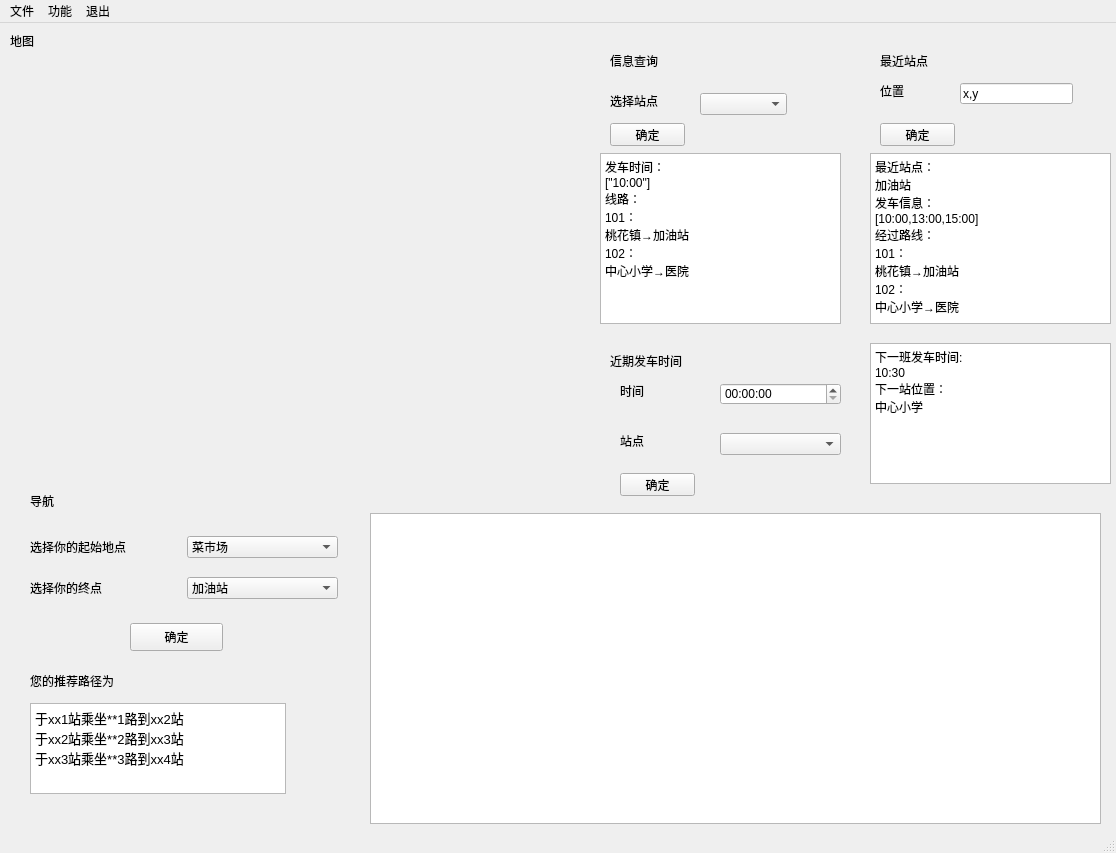
<?xml version="1.0" encoding="UTF-8"?>
<ui version="4.0">
 <class>MainWindow</class>
 <widget class="QMainWindow" name="MainWindow">
  <property name="geometry">
   <rect>
    <x>0</x>
    <y>0</y>
    <width>1116</width>
    <height>853</height>
   </rect>
  </property>
  <property name="windowTitle">
   <string>MainWindow</string>
  </property>
  <widget class="QWidget" name="centralwidget">
   <widget class="QLabel" name="label">
    <property name="geometry">
     <rect>
      <x>40</x>
      <y>30</y>
      <width>541</width>
      <height>431</height>
     </rect>
    </property>
    <property name="text">
     <string/>
    </property>
    <property name="pixmap">
     <pixmap resource="../rcc/pic.qrc">:/pic/地图2.png</pixmap>
    </property>
   </widget>
   <widget class="QLabel" name="label_2">
    <property name="geometry">
     <rect>
      <x>30</x>
      <y>470</y>
      <width>72</width>
      <height>15</height>
     </rect>
    </property>
    <property name="text">
     <string>导航</string>
    </property>
   </widget>
   <widget class="QWidget" name="gridLayoutWidget">
    <property name="geometry">
     <rect>
      <x>30</x>
      <y>500</y>
      <width>308</width>
      <height>91</height>
     </rect>
    </property>
    <layout class="QGridLayout" name="gridLayout">
     <item row="0" column="1">
      <widget class="QLabel" name="label_3">
       <property name="text">
        <string>选择你的起始地点</string>
       </property>
      </widget>
     </item>
     <item row="0" column="2">
      <widget class="QComboBox" name="comboBox">
       <item>
        <property name="text">
         <string>菜市场</string>
        </property>
       </item>
       <item>
        <property name="text">
         <string>中心小学</string>
        </property>
       </item>
       <item>
        <property name="text">
         <string>医院</string>
        </property>
       </item>
       <item>
        <property name="text">
         <string>购物中心</string>
        </property>
       </item>
       <item>
        <property name="text">
         <string>长途车站</string>
        </property>
       </item>
       <item>
        <property name="text">
         <string>政府</string>
        </property>
       </item>
       <item>
        <property name="text">
         <string>幸福小区</string>
        </property>
       </item>
       <item>
        <property name="text">
         <string>荷花镇</string>
        </property>
       </item>
       <item>
        <property name="text">
         <string>加油站</string>
        </property>
       </item>
       <item>
        <property name="text">
         <string>桃花镇</string>
        </property>
       </item>
      </widget>
     </item>
     <item row="1" column="1">
      <widget class="QLabel" name="label_4">
       <property name="text">
        <string>选择你的终点</string>
       </property>
      </widget>
     </item>
     <item row="1" column="2">
      <widget class="QComboBox" name="comboBox_2">
       <item>
        <property name="text">
         <string>加油站</string>
        </property>
       </item>
       <item>
        <property name="text">
         <string>中心小学</string>
        </property>
       </item>
       <item>
        <property name="text">
         <string>医院</string>
        </property>
       </item>
       <item>
        <property name="text">
         <string>购物中心</string>
        </property>
       </item>
       <item>
        <property name="text">
         <string>长途车站</string>
        </property>
       </item>
       <item>
        <property name="text">
         <string>政府</string>
        </property>
       </item>
       <item>
        <property name="text">
         <string>幸福小区</string>
        </property>
       </item>
       <item>
        <property name="text">
         <string>荷花镇</string>
        </property>
       </item>
       <item>
        <property name="text">
         <string>桃花镇</string>
        </property>
       </item>
       <item>
        <property name="text">
         <string>菜市场</string>
        </property>
       </item>
      </widget>
     </item>
    </layout>
   </widget>
   <widget class="QPushButton" name="pushButton">
    <property name="geometry">
     <rect>
      <x>130</x>
      <y>600</y>
      <width>93</width>
      <height>28</height>
     </rect>
    </property>
    <property name="text">
     <string>确定</string>
    </property>
   </widget>
   <widget class="QLabel" name="label_5">
    <property name="geometry">
     <rect>
      <x>30</x>
      <y>650</y>
      <width>111</width>
      <height>16</height>
     </rect>
    </property>
    <property name="text">
     <string>您的推荐路径为</string>
    </property>
   </widget>
   <widget class="QTextBrowser" name="textBrowser">
    <property name="geometry">
     <rect>
      <x>30</x>
      <y>680</y>
      <width>256</width>
      <height>91</height>
     </rect>
    </property>
    <property name="html">
     <string>&lt;!DOCTYPE HTML PUBLIC &quot;-//W3C//DTD HTML 4.0//EN&quot; &quot;http://www.w3.org/TR/REC-html40/strict.dtd&quot;&gt;
&lt;html&gt;&lt;head&gt;&lt;meta name=&quot;qrichtext&quot; content=&quot;1&quot; /&gt;&lt;style type=&quot;text/css&quot;&gt;
p, li { white-space: pre-wrap; }
&lt;/style&gt;&lt;/head&gt;&lt;body style=&quot; font-family:'SimSun'; font-size:9pt; font-weight:400; font-style:normal;&quot;&gt;
&lt;p style=&quot; margin-top:0px; margin-bottom:0px; margin-left:0px; margin-right:0px; -qt-block-indent:0; text-indent:0px;&quot;&gt;&lt;span style=&quot; font-size:10pt;&quot;&gt;于xx1站乘坐**1路到xx2站&lt;/span&gt;&lt;/p&gt;
&lt;p style=&quot; margin-top:0px; margin-bottom:0px; margin-left:0px; margin-right:0px; -qt-block-indent:0; text-indent:0px;&quot;&gt;&lt;span style=&quot; font-size:10pt;&quot;&gt;于xx2站乘坐**2路到xx3站&lt;/span&gt;&lt;/p&gt;
&lt;p style=&quot; margin-top:0px; margin-bottom:0px; margin-left:0px; margin-right:0px; -qt-block-indent:0; text-indent:0px;&quot;&gt;&lt;span style=&quot; font-size:10pt;&quot;&gt;于xx3站乘坐**3路到xx4站&lt;/span&gt;&lt;/p&gt;&lt;/body&gt;&lt;/html&gt;</string>
    </property>
   </widget>
   <widget class="QLabel" name="label_6">
    <property name="geometry">
     <rect>
      <x>10</x>
      <y>10</y>
      <width>72</width>
      <height>15</height>
     </rect>
    </property>
    <property name="text">
     <string>地图</string>
    </property>
   </widget>
   <widget class="QLabel" name="label_7">
    <property name="geometry">
     <rect>
      <x>610</x>
      <y>30</y>
      <width>72</width>
      <height>15</height>
     </rect>
    </property>
    <property name="text">
     <string>信息查询</string>
    </property>
   </widget>
   <widget class="QComboBox" name="comboBox_3">
    <property name="geometry">
     <rect>
      <x>700</x>
      <y>70</y>
      <width>87</width>
      <height>22</height>
     </rect>
    </property>
   </widget>
   <widget class="QLabel" name="label_8">
    <property name="geometry">
     <rect>
      <x>610</x>
      <y>70</y>
      <width>72</width>
      <height>15</height>
     </rect>
    </property>
    <property name="text">
     <string>选择站点</string>
    </property>
   </widget>
   <widget class="QTextBrowser" name="textBrowser_2">
    <property name="geometry">
     <rect>
      <x>600</x>
      <y>130</y>
      <width>241</width>
      <height>171</height>
     </rect>
    </property>
    <property name="html">
     <string>&lt;!DOCTYPE HTML PUBLIC &quot;-//W3C//DTD HTML 4.0//EN&quot; &quot;http://www.w3.org/TR/REC-html40/strict.dtd&quot;&gt;
&lt;html&gt;&lt;head&gt;&lt;meta name=&quot;qrichtext&quot; content=&quot;1&quot; /&gt;&lt;style type=&quot;text/css&quot;&gt;
p, li { white-space: pre-wrap; }
&lt;/style&gt;&lt;/head&gt;&lt;body style=&quot; font-family:'SimSun'; font-size:9pt; font-weight:400; font-style:normal;&quot;&gt;
&lt;p style=&quot; margin-top:0px; margin-bottom:0px; margin-left:0px; margin-right:0px; -qt-block-indent:0; text-indent:0px;&quot;&gt;发车时间：&lt;/p&gt;
&lt;p style=&quot; margin-top:0px; margin-bottom:0px; margin-left:0px; margin-right:0px; -qt-block-indent:0; text-indent:0px;&quot;&gt;[&amp;quot;10:00&amp;quot;]&lt;/p&gt;
&lt;p style=&quot; margin-top:0px; margin-bottom:0px; margin-left:0px; margin-right:0px; -qt-block-indent:0; text-indent:0px;&quot;&gt;线路：&lt;/p&gt;
&lt;p style=&quot; margin-top:0px; margin-bottom:0px; margin-left:0px; margin-right:0px; -qt-block-indent:0; text-indent:0px;&quot;&gt;101：&lt;/p&gt;
&lt;p style=&quot; margin-top:0px; margin-bottom:0px; margin-left:0px; margin-right:0px; -qt-block-indent:0; text-indent:0px;&quot;&gt;桃花镇→加油站&lt;/p&gt;
&lt;p style=&quot; margin-top:0px; margin-bottom:0px; margin-left:0px; margin-right:0px; -qt-block-indent:0; text-indent:0px;&quot;&gt;102：&lt;/p&gt;
&lt;p style=&quot; margin-top:0px; margin-bottom:0px; margin-left:0px; margin-right:0px; -qt-block-indent:0; text-indent:0px;&quot;&gt;中心小学→医院&lt;/p&gt;&lt;/body&gt;&lt;/html&gt;</string>
    </property>
   </widget>
   <widget class="QLabel" name="label_9">
    <property name="geometry">
     <rect>
      <x>880</x>
      <y>30</y>
      <width>72</width>
      <height>15</height>
     </rect>
    </property>
    <property name="text">
     <string>最近站点</string>
    </property>
   </widget>
   <widget class="QLabel" name="label_10">
    <property name="geometry">
     <rect>
      <x>880</x>
      <y>60</y>
      <width>72</width>
      <height>15</height>
     </rect>
    </property>
    <property name="text">
     <string>位置</string>
    </property>
   </widget>
   <widget class="QLineEdit" name="lineEdit">
    <property name="geometry">
     <rect>
      <x>960</x>
      <y>60</y>
      <width>113</width>
      <height>21</height>
     </rect>
    </property>
    <property name="text">
     <string>x,y</string>
    </property>
   </widget>
   <widget class="QTextBrowser" name="textBrowser_3">
    <property name="geometry">
     <rect>
      <x>870</x>
      <y>130</y>
      <width>241</width>
      <height>171</height>
     </rect>
    </property>
    <property name="html">
     <string>&lt;!DOCTYPE HTML PUBLIC &quot;-//W3C//DTD HTML 4.0//EN&quot; &quot;http://www.w3.org/TR/REC-html40/strict.dtd&quot;&gt;
&lt;html&gt;&lt;head&gt;&lt;meta name=&quot;qrichtext&quot; content=&quot;1&quot; /&gt;&lt;style type=&quot;text/css&quot;&gt;
p, li { white-space: pre-wrap; }
&lt;/style&gt;&lt;/head&gt;&lt;body style=&quot; font-family:'SimSun'; font-size:9pt; font-weight:400; font-style:normal;&quot;&gt;
&lt;p style=&quot; margin-top:0px; margin-bottom:0px; margin-left:0px; margin-right:0px; -qt-block-indent:0; text-indent:0px;&quot;&gt;最近站点：&lt;/p&gt;
&lt;p style=&quot; margin-top:0px; margin-bottom:0px; margin-left:0px; margin-right:0px; -qt-block-indent:0; text-indent:0px;&quot;&gt;加油站&lt;/p&gt;
&lt;p style=&quot; margin-top:0px; margin-bottom:0px; margin-left:0px; margin-right:0px; -qt-block-indent:0; text-indent:0px;&quot;&gt;发车信息：&lt;/p&gt;
&lt;p style=&quot; margin-top:0px; margin-bottom:0px; margin-left:0px; margin-right:0px; -qt-block-indent:0; text-indent:0px;&quot;&gt;[10:00,13:00,15:00]&lt;/p&gt;
&lt;p style=&quot; margin-top:0px; margin-bottom:0px; margin-left:0px; margin-right:0px; -qt-block-indent:0; text-indent:0px;&quot;&gt;经过路线：&lt;/p&gt;
&lt;p style=&quot; margin-top:0px; margin-bottom:0px; margin-left:0px; margin-right:0px; -qt-block-indent:0; text-indent:0px;&quot;&gt;101：&lt;/p&gt;
&lt;p style=&quot; margin-top:0px; margin-bottom:0px; margin-left:0px; margin-right:0px; -qt-block-indent:0; text-indent:0px;&quot;&gt;桃花镇→加油站&lt;/p&gt;
&lt;p style=&quot; margin-top:0px; margin-bottom:0px; margin-left:0px; margin-right:0px; -qt-block-indent:0; text-indent:0px;&quot;&gt;102：&lt;/p&gt;
&lt;p style=&quot; margin-top:0px; margin-bottom:0px; margin-left:0px; margin-right:0px; -qt-block-indent:0; text-indent:0px;&quot;&gt;中心小学→医院&lt;/p&gt;&lt;/body&gt;&lt;/html&gt;</string>
    </property>
   </widget>
   <widget class="QLabel" name="label_11">
    <property name="geometry">
     <rect>
      <x>610</x>
      <y>330</y>
      <width>101</width>
      <height>16</height>
     </rect>
    </property>
    <property name="text">
     <string>近期发车时间</string>
    </property>
   </widget>
   <widget class="QTimeEdit" name="timeEdit">
    <property name="geometry">
     <rect>
      <x>720</x>
      <y>360</y>
      <width>121</width>
      <height>22</height>
     </rect>
    </property>
   </widget>
   <widget class="QTextBrowser" name="textBrowser_5">
    <property name="geometry">
     <rect>
      <x>870</x>
      <y>320</y>
      <width>241</width>
      <height>141</height>
     </rect>
    </property>
    <property name="html">
     <string>&lt;!DOCTYPE HTML PUBLIC &quot;-//W3C//DTD HTML 4.0//EN&quot; &quot;http://www.w3.org/TR/REC-html40/strict.dtd&quot;&gt;
&lt;html&gt;&lt;head&gt;&lt;meta name=&quot;qrichtext&quot; content=&quot;1&quot; /&gt;&lt;style type=&quot;text/css&quot;&gt;
p, li { white-space: pre-wrap; }
&lt;/style&gt;&lt;/head&gt;&lt;body style=&quot; font-family:'SimSun'; font-size:9pt; font-weight:400; font-style:normal;&quot;&gt;
&lt;p style=&quot; margin-top:0px; margin-bottom:0px; margin-left:0px; margin-right:0px; -qt-block-indent:0; text-indent:0px;&quot;&gt;下一班发车时间:&lt;/p&gt;
&lt;p style=&quot; margin-top:0px; margin-bottom:0px; margin-left:0px; margin-right:0px; -qt-block-indent:0; text-indent:0px;&quot;&gt;10:30&lt;/p&gt;
&lt;p style=&quot; margin-top:0px; margin-bottom:0px; margin-left:0px; margin-right:0px; -qt-block-indent:0; text-indent:0px;&quot;&gt;下一站位置：&lt;/p&gt;
&lt;p style=&quot; margin-top:0px; margin-bottom:0px; margin-left:0px; margin-right:0px; -qt-block-indent:0; text-indent:0px;&quot;&gt;中心小学&lt;/p&gt;&lt;/body&gt;&lt;/html&gt;</string>
    </property>
   </widget>
   <widget class="QComboBox" name="comboBox_4">
    <property name="geometry">
     <rect>
      <x>720</x>
      <y>410</y>
      <width>121</width>
      <height>22</height>
     </rect>
    </property>
   </widget>
   <widget class="QLabel" name="label_13">
    <property name="geometry">
     <rect>
      <x>620</x>
      <y>360</y>
      <width>72</width>
      <height>15</height>
     </rect>
    </property>
    <property name="text">
     <string>时间</string>
    </property>
   </widget>
   <widget class="QLabel" name="label_14">
    <property name="geometry">
     <rect>
      <x>620</x>
      <y>410</y>
      <width>72</width>
      <height>15</height>
     </rect>
    </property>
    <property name="text">
     <string>站点</string>
    </property>
   </widget>
   <widget class="QTextBrowser" name="textBrowser_4">
    <property name="geometry">
     <rect>
      <x>370</x>
      <y>490</y>
      <width>731</width>
      <height>311</height>
     </rect>
    </property>
   </widget>
   <widget class="QPushButton" name="pushButton_2">
    <property name="geometry">
     <rect>
      <x>610</x>
      <y>100</y>
      <width>75</width>
      <height>23</height>
     </rect>
    </property>
    <property name="text">
     <string>确定</string>
    </property>
   </widget>
   <widget class="QPushButton" name="pushButton_3">
    <property name="geometry">
     <rect>
      <x>880</x>
      <y>100</y>
      <width>75</width>
      <height>23</height>
     </rect>
    </property>
    <property name="text">
     <string>确定</string>
    </property>
   </widget>
   <widget class="QPushButton" name="pushButton_4">
    <property name="geometry">
     <rect>
      <x>620</x>
      <y>450</y>
      <width>75</width>
      <height>23</height>
     </rect>
    </property>
    <property name="text">
     <string>确定</string>
    </property>
   </widget>
  </widget>
  <widget class="QMenuBar" name="menubar">
   <property name="geometry">
    <rect>
     <x>0</x>
     <y>0</y>
     <width>1116</width>
     <height>26</height>
    </rect>
   </property>
   <widget class="QMenu" name="menuFile">
    <property name="title">
     <string>文件</string>
    </property>
    <addaction name="action_4"/>
    <addaction name="action_5"/>
   </widget>
   <widget class="QMenu" name="menu">
    <property name="title">
     <string>功能</string>
    </property>
    <addaction name="action"/>
    <addaction name="action_2"/>
    <addaction name="action_3"/>
   </widget>
   <widget class="QMenu" name="menu_2">
    <property name="title">
     <string>退出</string>
    </property>
   </widget>
   <addaction name="menuFile"/>
   <addaction name="menu"/>
   <addaction name="menu_2"/>
  </widget>
  <widget class="QStatusBar" name="statusbar"/>
  <action name="action">
   <property name="text">
    <string>切换账号</string>
   </property>
  </action>
  <action name="action_2">
   <property name="text">
    <string>退出</string>
   </property>
  </action>
  <action name="action_3">
   <property name="text">
    <string>注册</string>
   </property>
  </action>
  <action name="action_4">
   <property name="text">
    <string>录入路线</string>
   </property>
  </action>
  <action name="action_5">
   <property name="text">
    <string>保存路线</string>
   </property>
  </action>
 </widget>
 <resources>
  <include location="../rcc/pic.qrc"/>
 </resources>
 <connections>
  <connection>
   <sender>pushButton</sender>
   <signal>clicked()</signal>
   <receiver>pushButton</receiver>
   <slot>showMenu()</slot>
   <hints>
    <hint type="sourcelabel">
     <x>199</x>
     <y>645</y>
    </hint>
    <hint type="destinationlabel">
     <x>199</x>
     <y>645</y>
    </hint>
   </hints>
  </connection>
 </connections>
</ui>
